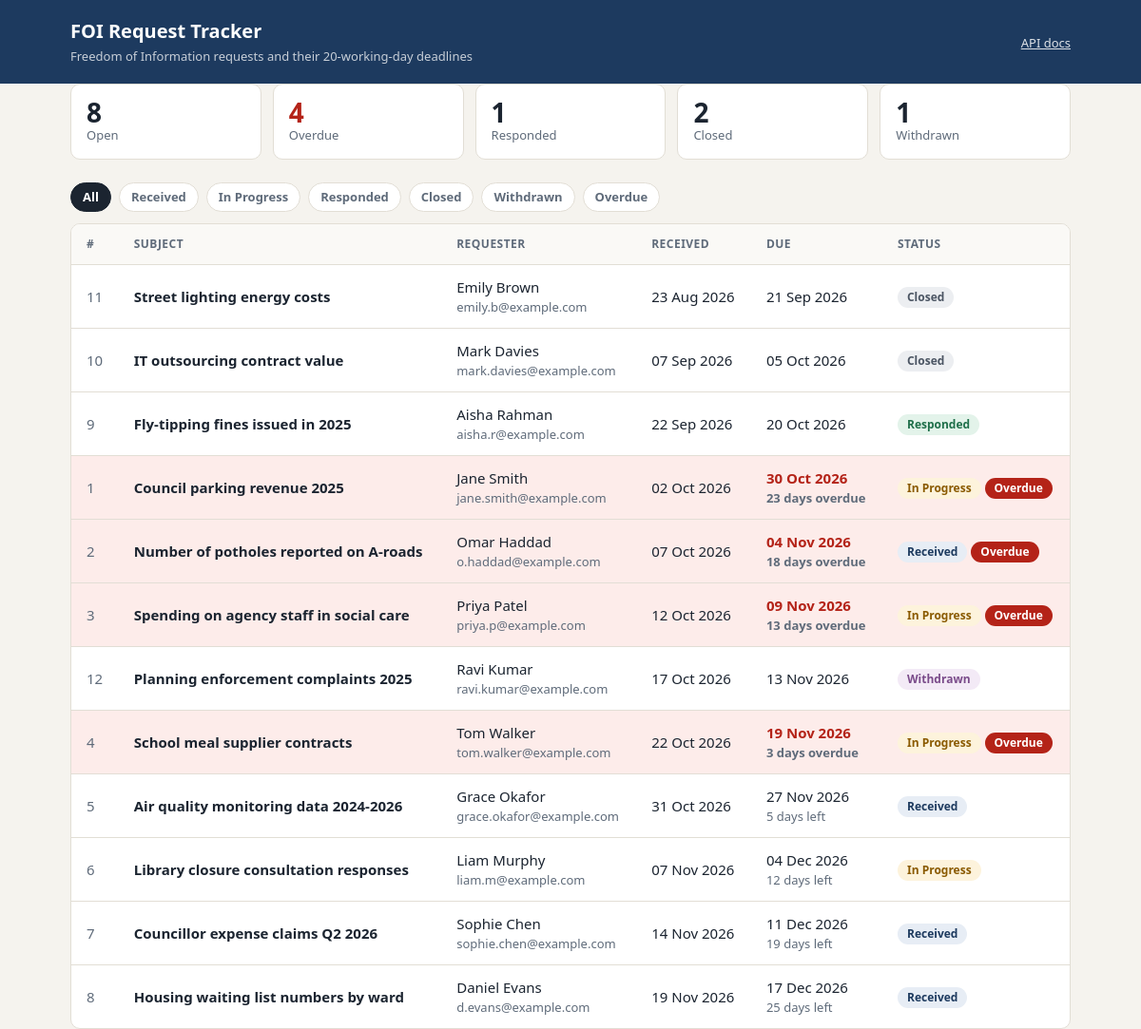
The page / on the database its author committed.
### tables this page shows
CREATE TABLE requests (
    id INTEGER PRIMARY KEY AUTOINCREMENT,
    requester_name TEXT NOT NULL,
    requester_email TEXT NOT NULL,
    subject TEXT NOT NULL,
    received_date TEXT NOT NULL,
    due_date TEXT NOT NULL,
    status TEXT NOT NULL DEFAULT 'RECEIVED' CHECK(status in('IN_PROGRESS', 'CLOSED', 'RESPONDED', 'WITHDRAWN', 'RECEIVED')),
    assigned_to TEXT,
    created_at TEXT NOT NULL DEFAULT CURRENT_TIMESTAMP
);

### app/main.py (the view)
@app.get("/", response_class=HTMLResponse)
def index(
    request: Request,
    status: Status | None = None,
    overdue: bool = False,
    conn=Depends(db.get_db),
):
    today = date.today()
    rows = repository.list_requests(conn, status=status, overdue=overdue, today=today)
    return templates.TemplateResponse(
        request,
        "index.html",
        {
            "requests": [to_request_out(row, today) for row in rows],
            "stats": repository.count_by_status(conn, today),
            "statuses": list(Status),
            "selected": status,
            "overdue": overdue,
            "today": today,
        },
    )

### app/templates/index.html (shortened to what this page needs)
<!doctype html>
<html lang="en">
<head>
</head>
<body>
<header>
  <div class="wrap">
    <div>
      <h1>FOI Request Tracker</h1>
      <p>Freedom of Information requests and their 20-working-day deadlines</p>
    </div>
    <nav><a href="/docs">API docs</a></nav>
  </div>
</header>
<main class="wrap">
  <section class="stats">
    <div class="stat"><div class="n">{{ stats.RECEIVED + stats.IN_PROGRESS }}</div><div class="l">Open</div></div>
    <div class="stat{% if stats.overdue %} alert{% endif %}"><div class="n">{{ stats.overdue }}</div><div class="l">Overdue</div></div>
    <div class="stat"><div class="n">{{ stats.RESPONDED }}</div><div class="l">Responded</div></div>
    <div class="stat"><div class="n">{{ stats.CLOSED }}</div><div class="l">Closed</div></div>
    <div class="stat"><div class="n">{{ stats.WITHDRAWN }}</div><div class="l">Withdrawn</div></div>
  </section>
  <nav class="filters">
    <a href="/" class="{% if not selected and not overdue %}active{% endif %}">All</a>
    {% for s in statuses %}
      <a href="/?status={{ s.value }}" class="{% if selected == s %}active{% endif %}">{{ s.value.replace('_', ' ').title() }}</a>
    {% endfor %}
    <a href="/?overdue=true" class="{% if overdue %}active{% endif %}">Overdue</a>
  </nav>
  <div class="card">
    <table>
      <thead>
        <tr><th>#</th><th>Subject</th><th>Requester</th><th>Received</th><th>Due</th><th>Status</th></tr>
      </thead>
      <tbody>
      {% for r in requests %}
        {% set days = (r.due_date - today).days %}
        <tr class="{% if r.is_overdue %}overdue{% endif %}">
          <td class="id">{{ r.id }}</td>
          <td><strong>{{ r.subject }}</strong></td>
          <td>{{ r.requester_name }}<div class="sub">{{ r.requester_email }}</div></td>
          <td>{{ r.received_date.strftime('%d %b %Y') }}</td>
          <td class="due">
            {{ r.due_date.strftime('%d %b %Y') }}
            {% if r.status.value in ('RECEIVED', 'IN_PROGRESS') %}
              <div class="sub">
                {% if r.is_overdue %}{{ -days }} day{{ 's' if days != -1 }} overdue
                {% elif days == 0 %}Due today
                {% else %}{{ days }} day{{ 's' if days != 1 }} left{% endif %}
              </div>
            {% endif %}
          </td>
          <td>
            <span class="badge {{ r.status.value }}">{{ r.status.value.replace('_', ' ').title() }}</span>
            {% if r.is_overdue %}<span class="badge OVERDUE">Overdue</span>{% endif %}
          </td>
        </tr>
      {% else %}
        <tr><td colspan="6" class="empty">No requests match this filter.</td></tr>
      {% endfor %}
      </tbody>
    </table>
  </div>
</main>
</body>
</html>

### app/templates/index.html (style rules this page uses)
:root { --bg: #f5f3ee; --surface: #fff; --ink: #1b2430; --muted: #5f6b7a; --line: #e2ded5; --brand: #1d3a5f; --danger: #b42318; --danger-soft: #fdecea; }
* { box-sizing: border-box; }
body { margin: 0; background: var(--bg); color: var(--ink); font: 15px/1.5 system-ui, -apple-system, "Segoe UI", sans-serif; }
a { color: inherit; }
header { background: var(--brand); color: #fff; }
.wrap { max-width: 1100px; margin: 0 auto; padding: 0 24px; }
header .wrap { padding-top: 18px; padding-bottom: 18px; display: flex; justify-content: space-between; align-items: center; gap: 16px; flex-wrap: wrap; }
header h1 { margin: 0; font-size: 20px; }
header p { margin: 2px 0 0; font-size: 13px; opacity: .75; }
header nav a { font-size: 13px; opacity: .85; margin-left: 16px; }
main { padding-top: 24px; padding-bottom: 40px; }
.stats { display: grid; grid-template-columns: repeat(auto-fit, minmax(140px, 1fr)); gap: 12px; margin-bottom: 24px; }
.stat { background: var(--surface); border: 1px solid var(--line); border-radius: 10px; padding: 14px 16px; }
.stat .n { font-size: 28px; font-weight: 700; line-height: 1.1; }
.stat .l { color: var(--muted); font-size: 13px; }
.stat.alert .n { color: var(--danger); }
.filters { display: flex; flex-wrap: wrap; gap: 8px; margin-bottom: 12px; }
.filters a { text-decoration: none; border: 1px solid var(--line); background: var(--surface); color: var(--muted); padding: 5px 12px; border-radius: 999px; font-size: 13px; font-weight: 600; }
.filters a.active { background: var(--ink); border-color: var(--ink); color: #fff; }
.card { background: var(--surface); border: 1px solid var(--line); border-radius: 10px; overflow-x: auto; }
table { width: 100%; border-collapse: collapse; }
th, td { padding: 12px 16px; text-align: left; border-bottom: 1px solid var(--line); }
th { font-size: 12px; text-transform: uppercase; letter-spacing: .04em; color: var(--muted); background: #faf9f6; }
tbody tr:last-child td { border-bottom: 0; }
.id { color: var(--muted); }
.sub { color: var(--muted); font-size: 13px; }
tr.overdue { background: var(--danger-soft); }
tr.overdue td.due { color: var(--danger); font-weight: 600; }
.badge { display: inline-block; padding: 2px 10px; border-radius: 999px; font-size: 12px; font-weight: 600; white-space: nowrap; }
.RECEIVED { color: #1d3a5f; background: #e7edf5; }
.IN_PROGRESS { color: #8a5a00; background: #fdf3dc; }
.RESPONDED { color: #1f6f4a; background: #e3f3ea; }
.CLOSED { color: #4b5563; background: #eceef1; }
.WITHDRAWN { color: #7a4b8a; background: #f3eaf6; }
.OVERDUE { color: #fff; background: var(--danger); }

### rows shown on the page
requests: id "11", subject "Street lighting energy costs", requester_name "Emily Brown", requester_email "emily.b@example.com", received_date "23 Aug 2026", due_date "21 Sep 2026", status.value.replace "Closed"
requests: id "10", subject "IT outsourcing contract value", requester_name "Mark Davies", requester_email "mark.davies@example.com", received_date "07 Sep 2026", due_date "05 Oct 2026", status.value.replace "Closed"
requests: id "9", subject "Fly-tipping fines issued in 2025", requester_name "Aisha Rahman", requester_email "aisha.r@example.com", received_date "22 Sep 2026", due_date "20 Oct 2026", status.value.replace "Responded"
requests: id "1", subject "Council parking revenue 2025", requester_name "Jane Smith", requester_email "jane.smith@example.com", received_date "02 Oct 2026", due_date "30 Oct 2026", days "23", value "s", status.value.replace "In Progress", shows "Overdue"
requests: id "2", subject "Number of potholes reported on A-roads", requester_name "Omar Haddad", requester_email "o.haddad@example.com", received_date "07 Oct 2026", due_date "04 Nov 2026", days "18", value "s", status.value.replace "Received", shows "Overdue"
requests: id "3", subject "Spending on agency staff in social care", requester_name "Priya Patel", requester_email "priya.p@example.com", received_date "12 Oct 2026", due_date "09 Nov 2026", days "13", value "s", status.value.replace "In Progress", shows "Overdue"
requests: id "12", subject "Planning enforcement complaints 2025", requester_name "Ravi Kumar", requester_email "ravi.kumar@example.com", received_date "17 Oct 2026", due_date "13 Nov 2026", status.value.replace "Withdrawn"
requests: id "4", subject "School meal supplier contracts", requester_name "Tom Walker", requester_email "tom.walker@example.com", received_date "22 Oct 2026", due_date "19 Nov 2026", days "3", value "s", status.value.replace "In Progress", shows "Overdue"
requests: id "5", subject "Air quality monitoring data 2024-2026", requester_name "Grace Okafor", requester_email "grace.okafor@example.com", received_date "31 Oct 2026", due_date "27 Nov 2026", value "s", status.value.replace "Received"
requests: id "6", subject "Library closure consultation responses", requester_name "Liam Murphy", requester_email "liam.m@example.com", received_date "07 Nov 2026", due_date "04 Dec 2026", days "12", value "s", status.value.replace "In Progress"
requests: id "7", subject "Councillor expense claims Q2 2026", requester_name "Sophie Chen", requester_email "sophie.chen@example.com", received_date "14 Nov 2026", due_date "11 Dec 2026", days "19", value "s", status.value.replace "Received"
requests: id "8", subject "Housing waiting list numbers by ward", requester_name "Daniel Evans", requester_email "d.evans@example.com", received_date "19 Nov 2026", due_date "17 Dec 2026", days "25", value "s", status.value.replace "Received"

### other values the page prints
{{ stats.RECEIVED + stats.IN_PROGRESS }} "8"
{{ stats.overdue }} "4"
{{ stats.RESPONDED }} "1"
{{ stats.CLOSED }} "2"
{{ stats.WITHDRAWN }} "1"
{{ s.value.replace('_', ' ').title() }} "Received" "In Progress" "Responded" "Closed" "Withdrawn"
